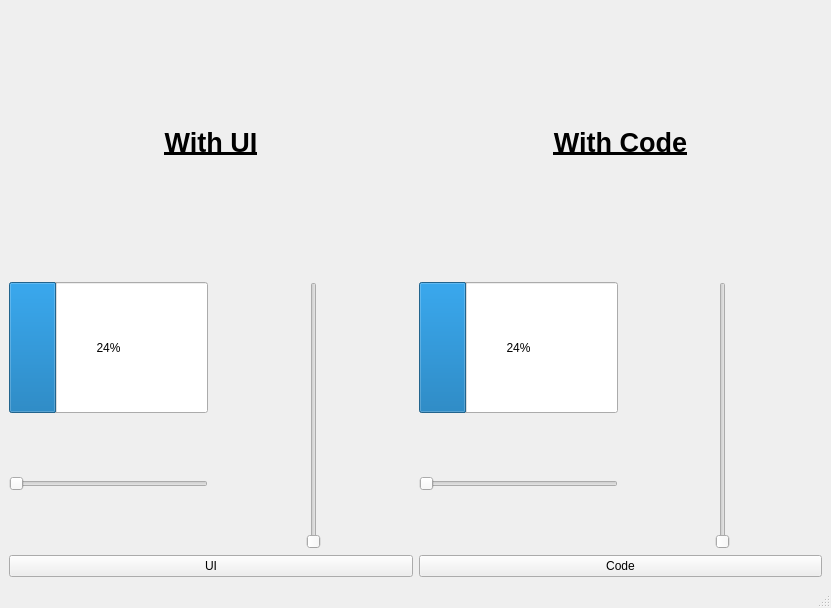
<?xml version="1.0" encoding="UTF-8"?>
<ui version="4.0">
 <class>MainWindow</class>
 <widget class="QMainWindow" name="MainWindow">
  <property name="geometry">
   <rect>
    <x>0</x>
    <y>0</y>
    <width>831</width>
    <height>608</height>
   </rect>
  </property>
  <property name="windowTitle">
   <string>MainWindow</string>
  </property>
  <widget class="QWidget" name="centralwidget">
   <layout class="QGridLayout" name="gridLayout">
    <item row="0" column="0">
     <widget class="QLabel" name="uilabel">
      <property name="sizePolicy">
       <sizepolicy hsizetype="Preferred" vsizetype="Preferred">
        <horstretch>0</horstretch>
        <verstretch>0</verstretch>
       </sizepolicy>
      </property>
      <property name="font">
       <font>
        <pointsize>20</pointsize>
        <bold>true</bold>
        <underline>true</underline>
       </font>
      </property>
      <property name="text">
       <string>With UI</string>
      </property>
      <property name="alignment">
       <set>Qt::AlignCenter</set>
      </property>
     </widget>
    </item>
    <item row="0" column="1">
     <widget class="QLabel" name="codelabel">
      <property name="sizePolicy">
       <sizepolicy hsizetype="Preferred" vsizetype="Preferred">
        <horstretch>0</horstretch>
        <verstretch>0</verstretch>
       </sizepolicy>
      </property>
      <property name="font">
       <font>
        <pointsize>20</pointsize>
        <bold>true</bold>
        <underline>true</underline>
       </font>
      </property>
      <property name="text">
       <string>With Code</string>
      </property>
      <property name="alignment">
       <set>Qt::AlignCenter</set>
      </property>
     </widget>
    </item>
    <item row="1" column="0">
     <layout class="QHBoxLayout" name="uilayout">
      <item>
       <layout class="QVBoxLayout" name="verticalLayout_2">
        <item>
         <widget class="QProgressBar" name="progressBarui">
          <property name="sizePolicy">
           <sizepolicy hsizetype="Preferred" vsizetype="Preferred">
            <horstretch>0</horstretch>
            <verstretch>0</verstretch>
           </sizepolicy>
          </property>
          <property name="value">
           <number>24</number>
          </property>
         </widget>
        </item>
        <item>
         <widget class="QSlider" name="horizontalSliderui">
          <property name="sizePolicy">
           <sizepolicy hsizetype="Preferred" vsizetype="Preferred">
            <horstretch>0</horstretch>
            <verstretch>0</verstretch>
           </sizepolicy>
          </property>
          <property name="orientation">
           <enum>Qt::Horizontal</enum>
          </property>
         </widget>
        </item>
       </layout>
      </item>
      <item>
       <widget class="QSlider" name="verticalSliderui">
        <property name="sizePolicy">
         <sizepolicy hsizetype="Preferred" vsizetype="Preferred">
          <horstretch>0</horstretch>
          <verstretch>0</verstretch>
         </sizepolicy>
        </property>
        <property name="orientation">
         <enum>Qt::Vertical</enum>
        </property>
       </widget>
      </item>
     </layout>
    </item>
    <item row="1" column="1">
     <layout class="QHBoxLayout" name="codelayout">
      <item>
       <layout class="QVBoxLayout" name="verticalLayout">
        <item>
         <widget class="QProgressBar" name="progressBarcode">
          <property name="sizePolicy">
           <sizepolicy hsizetype="Preferred" vsizetype="Preferred">
            <horstretch>0</horstretch>
            <verstretch>0</verstretch>
           </sizepolicy>
          </property>
          <property name="value">
           <number>24</number>
          </property>
         </widget>
        </item>
        <item>
         <widget class="QSlider" name="horizontalSlidercode">
          <property name="sizePolicy">
           <sizepolicy hsizetype="Preferred" vsizetype="Preferred">
            <horstretch>0</horstretch>
            <verstretch>0</verstretch>
           </sizepolicy>
          </property>
          <property name="orientation">
           <enum>Qt::Horizontal</enum>
          </property>
         </widget>
        </item>
       </layout>
      </item>
      <item>
       <widget class="QSlider" name="verticalSlidercode">
        <property name="sizePolicy">
         <sizepolicy hsizetype="Preferred" vsizetype="Preferred">
          <horstretch>0</horstretch>
          <verstretch>0</verstretch>
         </sizepolicy>
        </property>
        <property name="orientation">
         <enum>Qt::Vertical</enum>
        </property>
       </widget>
      </item>
     </layout>
    </item>
    <item row="2" column="0" colspan="2">
     <layout class="QHBoxLayout" name="horizontalLayout_3">
      <item>
       <widget class="QPushButton" name="uibutton">
        <property name="text">
         <string>UI</string>
        </property>
       </widget>
      </item>
      <item>
       <widget class="QPushButton" name="codebutton">
        <property name="text">
         <string>Code</string>
        </property>
       </widget>
      </item>
     </layout>
    </item>
   </layout>
  </widget>
  <widget class="QMenuBar" name="menubar">
   <property name="geometry">
    <rect>
     <x>0</x>
     <y>0</y>
     <width>831</width>
     <height>26</height>
    </rect>
   </property>
  </widget>
  <widget class="QStatusBar" name="statusbar"/>
 </widget>
 <resources/>
 <connections>
  <connection>
   <sender>horizontalSliderui</sender>
   <signal>valueChanged(int)</signal>
   <receiver>progressBarui</receiver>
   <slot>setValue(int)</slot>
   <hints>
    <hint type="sourcelabel">
     <x>158</x>
     <y>334</y>
    </hint>
    <hint type="destinationlabel">
     <x>142</x>
     <y>248</y>
    </hint>
   </hints>
  </connection>
  <connection>
   <sender>verticalSliderui</sender>
   <signal>valueChanged(int)</signal>
   <receiver>progressBarui</receiver>
   <slot>setValue(int)</slot>
   <hints>
    <hint type="sourcelabel">
     <x>300</x>
     <y>301</y>
    </hint>
    <hint type="destinationlabel">
     <x>179</x>
     <y>241</y>
    </hint>
   </hints>
  </connection>
 </connections>
</ui>
